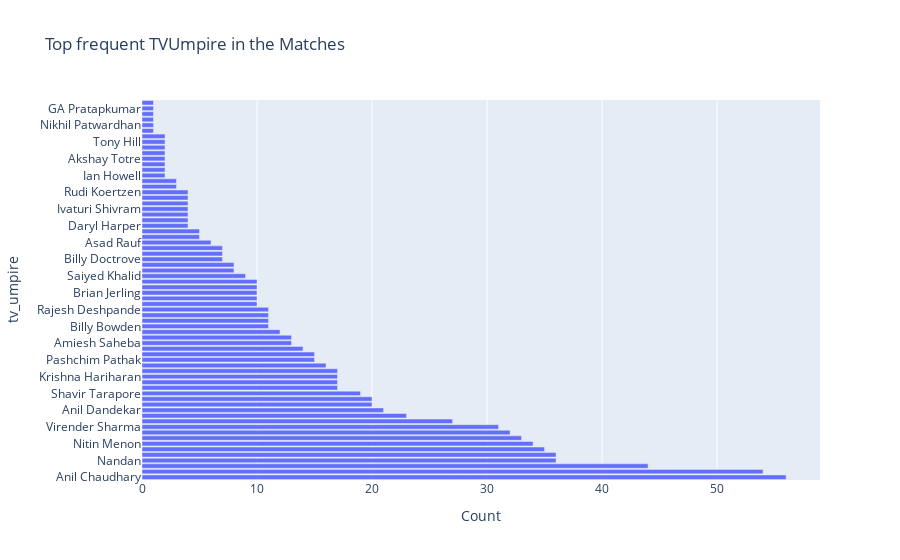

Write notebook code for a chart like this one.
### Markdown cell above
## Tv_umpire

### Code cell
fig = px.bar(tvunp, y=tvunp.index, x=tvunp.values, orientation='h', 
             labels={'x': 'Count', 'y': 'Umpire of the Match'}, title=' Top frequent TVUmpire in the Matches')
fig.show()

### Figure 1 — Plotly figure (JSON) as saved in the notebook; plotly's stock layout.template omitted (floating-point values rounded to 4 significant figures)
{"data": [{"alignmentgroup": "True", "hovertemplate": "Count=%{x}<br>tv_umpire=%{y}<extra></extra>", "legendgroup": "", "marker": {"color": "#636efa", "pattern": {"shape": ""}}, "name": "", "offsetgroup": "", "orientation": "h", "showlegend": false, "textposition": "auto", "type": "bar", "x": [56, 54, 44, 36, 36, 35, 34, 33, 32, 31, 27, 23, 21, 20, 20, 19, 17, 17, 17, 17, 16, 15, 15, 14, 13, 13, 12, 11, 11, 11, 11, 10, 10, 10, 10, 10, 9, 8, 8, 7, 7, 7, 6, 5, 5, 4, 4, 4, 4, 4, 4, 4, 3, 3, 2, 2, 2, 2, 2, 2, 2, 2, 1, 1, 1, 1, 1, 1], "xaxis": "x", "y": ["Anil Chaudhary", "Sundaram Ravi", "Chettithody Shamshuddin", "Nandan", "KN Ananthapadmanabhan", "Chris Gaffaney", "Nitin Menon", "Vineet Kulkarni", "Sudhir Asnani", "Virender Sharma", "Yeshwant Barde", "Bruce Oxenford", "Anil Dandekar", "Krishnaraj Srinath", "Kumar Dharmasena", "Shavir Tarapore", "Marais Erasmus", "Sanjay Hazare", "Krishna Hariharan", "Nand Kishore", "Subrat Das", "Pashchim Pathak", "Jayaraman Madanagopal", "Suresh Shastri", "Amiesh Saheba", "Rod Tucker", "Ulhas Gandhe", "Billy Bowden", "Johan Cloete", "Krishnamachari Srinivasan", "Rajesh Deshpande", "Navdeep Singh", "Russell Tiffin", "Brian Jerling", "Aleem Dar", "Paul Reiffel", "Saiyed Khalid", "Simon Taufel", "Michael Gough", "Billy Doctrove", "Nigel Llong", "Richard Illingworth", "Asad Rauf", "Tapan Sharma", "Krishnamachari Bharatan", "Daryl Harper", "Steve Davis", "Abhijit Deshmukh", "Ivaturi Shivram", "Mark Benson", "Shashank Ranade", "Rudi Koertzen", "Rohan Pandit", "Tyron Wijewardene", "Ian Howell", "Gary Baxter", "Simon Fry", "Akshay Totre", "Sadashiv Iyer", "Saidharshan Kumar", "Tony Hill", "Ian Gould", "Vinod Seshan", "Nikhil Patwardhan", "Arani Jayaprakash", "Subroto Das", "GA Pratapkumar", "Jasbir Singh"], "yaxis": "y"}], "layout": {"barmode": "relative", "legend": {"tracegroupgap": 0}, "title": {"text": " Top frequent TVUmpire in the Matches"}, "xaxis": {"anchor": "y", "domain": [0, 1], "title": {"text": "Count"}}, "yaxis": {"anchor": "x", "domain": [0, 1], "title": {"text": "tv_umpire"}}}}
